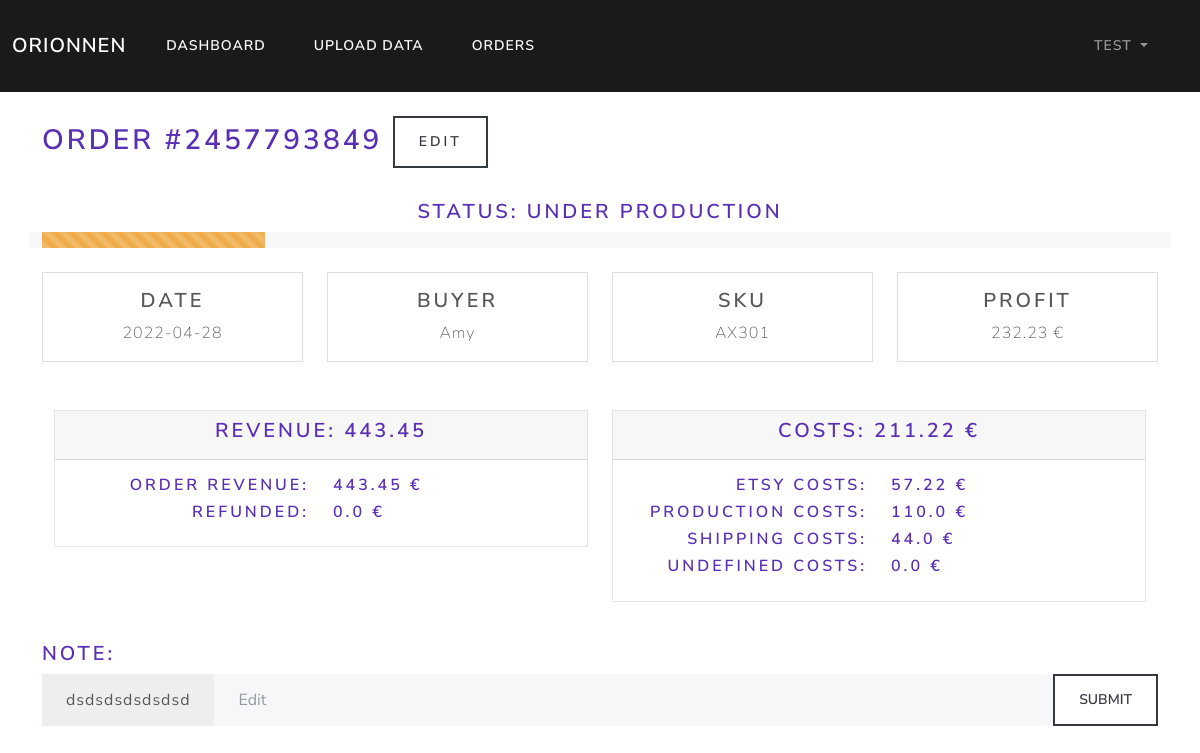
The page /orders/id_2457793849 (signed in) on the database its author committed.
### orionnen/models.py (models this page shows, shortened)
class User(db.Model, UserMixin):
    id = db.Column(db.Integer, primary_key=True)
    username = db.Column(db.String(20), unique=True, nullable=False)
    email = db.Column(db.String(120), unique=True, nullable=False)
    password = db.Column(db.String(60), nullable=False)
    orders = db.relationship('Order', backref='author', lazy=True)

class Order(db.Model):
    id = db.Column(db.Integer, primary_key=True)
    user_id = db.Column(db.Integer, db.ForeignKey('user.id'), nullable=False)
    order_id = db.Column(db.Integer, unique=True, nullable=False)
    sku = db.Column(db.String(20), default='Not Specified')
    buyer = db.Column(db.String(20), default='Not Specified')
    date = db.Column(db.Date, nullable=False)
    note = db.Column(db.String(20), default='No Note')
    status = db.Column(db.String(20), default='Ordered')
    revenue = db.Column(db.Float, default=0)
    refund = db.Column(db.Float, default=0)
    net_revenue = db.Column(db.Float, default=0)
    proc_fee = db.Column(db.Float, default=0)
    cred_proc_fee = db.Column(db.Float, default=0)
    net_proc_fee = db.Column(db.Float, default=0)
    trans_trans_fee = db.Column(db.Float, default=0)
    cred_trans_trans_fee = db.Column(db.Float, default=0)
    ship_trans_fee = db.Column(db.Float, default=0)
    cred_ship_trans_fee = db.Column(db.Float, default=0)
    ad_fee = db.Column(db.Float, default=0)
    cred_ad_fee = db.Column(db.Float, default=0)
    net_ad_fee = db.Column(db.Float, default=0)
    vat_ad = db.Column(db.Float, default=0)
    cred_vat_ad = db.Column(db.Float, default=0)
    vat_proc_fee = db.Column(db.Float, default=0)
    cred_vat_proc_fee = db.Column(db.Float, default=0)
    vat_trans = db.Column(db.Float, default=0)
    cred_vat_trans = db.Column(db.Float, default=0)
    vat_ship_trans = db.Column(db.Float, default=0)
    cred_vat_ship_trans = db.Column(db.Float, default=0)
    tax = db.Column(db.Float, default=0)
    cred_tax = db.Column(db.Float, default=0)
    net_tax = db.Column(db.Float, default=0)
    trans_fee = db.Column(db.Float, default=0)
    cred_trans_fee = db.Column(db.Float, default=0)
    net_trans_fee = db.Column(db.Float, default=0)
    vat = db.Column(db.Float, default=0)
    cred_vat = db.Column(db.Float, default=0)
    net_vat = db.Column(db.Float, default=0)
    etsy_costs = db.Column(db.Float, default=0)
    prod_costs = db.Column(db.Float, default=0)
    ship_costs = db.Column(db.Float, default=0)
    undef_costs = db.Column(db.Float, default=0)
    other_costs = db.Column(db.Float, default=0)
    costs = db.Column(db.Float, default=0)
    profit = db.Column(db.Float, default=0)

### orionnen/routes.py (the view)
@app.route('/orders/id_<order_id>', methods=['GET', 'POST'])
@login_required
def view_order(order_id):
    order = Order.query.filter_by(order_id=order_id).filter_by(author=current_user).first()
    if request.method == "POST":
        note = request.form['note']
        order.note = note
        db.session.commit()
        flash('Order updated!', 'success')
        return redirect(url_for('view_order', order_id=order.order_id))
    return render_template("view_order.html", order=order)

### orionnen/models.py (called while the page is built)
@login_manager.user_loader
def load_user(user_id):
    return User.query.get(int(user_id))

### orionnen/templates/view_order.html (shortened to what this page needs)
{% extends "base.html" %}
{% block content %}
    <div container>
        <div class="row">
          <h2>
            Order #{{ order.order_id }} <a class="btn btn-outline-dark" href="{{ url_for('edit_order', order_id=order.order_id) }}">Edit</a>
          </h2>
        </div><br>
        <div class="row" style="text-align:center">
          <h4>Status: {{ order.status }}</h4>
        </div>
        <div class="row">
          <div class="progress">
            {% if order.status == 'Under production' %}
            <div class="progress-bar progress-bar-striped progress-bar-animated bg-warning" role="progressbar" aria-valuenow="20" aria-valuemin="0" aria-valuemax="100" style="width: 20%;"></div>
            {% endif %}
          </div>
        </div><br>
        <div class="row">
            <div class="col">
                <div class="card">
                  <div class="card-body">
                    <h4 class="card-title" style="text-align:center">Date</h4>
                    <p class="card-text" style="text-align:center">{{ order.date }}</p>
                  </div>
                </div>
            </div>
            <div class="col">
                <div class="card">
                    <div class="card-body">
                        <h4 class="card-title" style="text-align:center">Buyer</h4>
                        <p class="card-text" style="text-align:center">{{ order.buyer }}</p>
                    </div>
                </div>
            </div>
            <div class="col">
                <div class="card">
                    <div class="card-body">
                        <h4 class="card-title" style="text-align:center">SKU</h4>
                        <p class="card-text" style="text-align:center">{{ order.sku }}</p>
                    </div>
                </div>
            </div>
            <div class="col">
                <div class="card">
                    <div class="card-body">
                        <h4 class="card-title" style="text-align:center">Profit</h4>
                        <p class="card-text" style="text-align:center">{{ order.profit }} €</p>
                    </div>
                </div>
            </div>
        </div>
    </div><br><br>
    <div class="container" style="max-width: 100%;">
        <div class="row">
            <div class="col">
                <div class="card bg-light mb-3">
                    <div class="card-header"><h4 style="text-align:center">Revenue: {{ order.net_revenue }}</h4></div>
                    <div class="card-body">
                        <div class="row">
                            <div class="col">
                                <h5 style="text-align:right">Order revenue:</h5>
                            </div>
                            <div class="col">
                                <h5 style="text-align:left">{{ order.revenue }} €</h5>
                            </div>
                        </div>
                        <div class="row">
                            <div class="col">
                                <h5 style="text-align:right">Refunded:</h5>
                            </div>
                            <div class="col">
                                <h5 style="text-align:left">{{ order.refund }} €</h5>
                            </div>
                        </div>
                    </div>
                </div>
            </div>
            <div class="col">
                <div class="card bg-light mb-3">
                    <div class="card-header"><h4 style="text-align:center">Costs: {{ order.costs }} €</h4></div>
                    <div class="card-body">
                        <div class="row">
                            <div class="col">
                                <h5 style="text-align:right">Etsy costs:</h5>
                            </div>
                            <div class="col">
                                <h5 style="text-align:left">{{ order.etsy_costs }} €</h5>
                            </div>
                        </div>
                        <div class="row">
                            <div class="col">
                                <h5 style="text-align:right">Production costs:</h5>
                            </div>
                            <div class="col">
                                <h5 style="text-align:left">{{ order.prod_costs }} €</h5>
                            </div>
                        </div>
                        <div class="row">
                            <div class="col">
                                <h5 style="text-align:right">Shipping costs:</h5>
                            </div>
                            <div class="col">
                                <h5 style="text-align:left">{{ order.ship_costs }} €</h5>
                            </div>
                        </div>
                        <div class="row">
                            <div class="col">
                                <h5 style="text-align:right">Undefined costs:</h5>
                            </div>
                            <div class="col">
                                <h5 style="text-align:left">{{ order.undef_costs }} €</h5>
                            </div>
                        </div>
                    </div>
                </div>
            </div>
        </div>
    </div><br>
    <h4>Note:</h4>
    <form action="#" method="post">
      <div class="input-group">
        <span class="input-group-text">{{ order.note}}</span>
        <input type="text" class="form-control" name="note" placeholder="Edit">
        <input class="btn btn-outline-dark" type="submit" value="Submit"/>
      </div>
    </form>
{% endblock %}

### orionnen/templates/navbar.html (shortened to what this page needs)
      <nav class="navbar navbar-expand-lg navbar-dark bg-primary">
        <div class="container-fluid">
          <a class="navbar-brand" href="/">Orionnen</a>
          <div class="collapse navbar-collapse" id="navbarColor01">
            <div class="navbar-nav mr-auto">
              {% if current_user.is_authenticated %}
              <a class="nav-item nav-link active" href="{{ url_for('dashboard') }}">Dashboard</a>
              <a class="nav-item nav-link active" href="{{ url_for('upload') }}">Upload data</a>
              <a class="nav-item nav-link active" href="{{ url_for('show_orders') }}">Orders</a>
              {% else %}
              <a class="nav-item nav-link active" href="{{ url_for('login') }}">Login</a>
              <a class="nav-item nav-link active" href="{{ url_for('register') }}">Register</a>
              {% endif %}
            </div>
          </div>
          <div class="navbar-nav mr-auto">
            {% if current_user.is_authenticated %}
            <li class="nav-item dropdown">
              <a class="nav-link dropdown-toggle" data-bs-toggle="dropdown" href="#" role="button" aria-haspopup="true" aria-expanded="false">
                {{ current_user.username }}
              </a>
            </li>
            {% endif %}
          </div>
        </div>
      </nav>

### rows shown on the page
User: username "TEST"
Order: order_id "2457793849", status "UNDER PRODUCTION", date "2022-04-28", buyer "Amy", sku "AX301", profit "232.23", net_revenue "443.45", revenue "443.45", refund "0.0", costs "211.22", etsy_costs "57.22", prod_costs "110.0", ship_costs "44.0", undef_costs "0.0", note "dsdsdsdsdsdsd"
